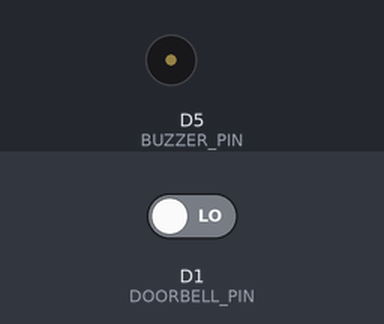
The sketch below on a simulated Arduino MKR. Shown: buzzer (waves = sounding). Inputs (shaded band) come from the test bench; at power-on: D1 (DOORBELL_PIN) LOW. WiFi joins after 1.5 s; servers stay silent unless stated.

Above: at 3.0 s.
3.1 s: D1 (DOORBELL_PIN) driven HIGH
At 3.5 s:
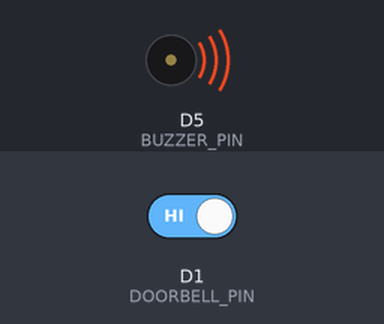
Timing chart, 0 to 6.1 s (numbered marks = the images above; inputs shaded):
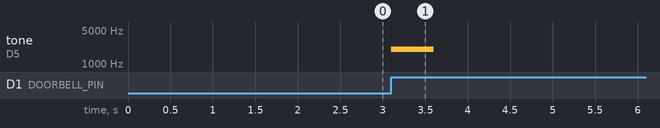

Measured:
- after the input at 3.1 s, tone on D5 (BUZZER_PIN): silent → 2000 Hz at once, → silent 0.50 s later

The sketch:

MKR_WIFI_1010_main.ino
```cpp
#include "MKR_HeaderFile.h"

//DOORBELL

WidgetBridge bridge1(V1); // Bridge widget on virtual pin 1 to allow connection to WristBand
BlynkTimer batterytimer; // Timer
BlynkTimer vibrationTimer;  //Vibration code
BlynkTimer reconnectionTimer;
int phoneNotifications;
volatile bool pinChanged = false;
volatile bool playBuzzer = false;
volatile int pinValue = 0;
volatile int reCnctFlag;  // Reconnection Flag
volatile int reCnctCount = 0;  // Reconnection counter


void setup() {
  connectWifi();
  setPinMode();
  attachInterrupt(digitalPinToInterrupt(DOORBELL_PIN), checkPin, CHANGE);
  batterytimer.setInterval(5000L, checkBatteryVoltage);
}


void loop() {
  batterytimer.run();
  reconnectionTimer.run();
  if(Blynk.connected())
  {
    Blynk.run(); //BLYNK connection
  }
  else if(reCnctFlag == 0)
  {
    reCnctFlag = 1;  // Set reconnection Flag
    reconnectionTimer.setTimeout(30000L, []()
    {  // Lambda Reconnection Timer Function
      reCnctFlag = 0;  // Reset reconnection Flag
      reCnctCount++;  // Increment reconnection Counter
      Blynk.connect();  // Try to reconnect to the server
    }); //End timer function
  }

  if (pinChanged)
  {
    // Process the value inside loop since interrupts cant send messages through wifi
    if (pinValue)
    {
      sendNotifications();
      tone(BUZZER_PIN,2000,500);

    }
    else
    {

    }
    pinChanged = false;
  }


}

void turnOffBuzzer()
{
  noTone(BUZZER_PIN);
}

void checkPin()
{
  // Invert value, since button is "Active LOW"
  pinValue = digitalRead(DOORBELL_PIN);
  pinChanged = true;
  //Serial.print("inside Interrupt");
}

void sendNotifications()
{
  bridge1.virtualWrite(WRISTBANDNOTIFPIN,HIGH);
  if(phoneNotifications)
  {
    Blynk.notify("Someone is at the door!");
  }

}

void setPinMode()
{
  pinMode(DOORBELL_PIN, INPUT);
}

void checkBatteryVoltage()
{
  int sensorValue = analogRead(ADC_BATTERY);
  float voltage = sensorValue * (4.25 / 1023.0);
  Blynk.virtualWrite(V1,voltage);
  if(voltage<=3.5 &&phoneNotifications == 1)
  {
    Blynk.notify("Recharge doorbell battery!!");
  }

  if(voltage>=4.2 && phoneNotifications == 1)
  {
    Blynk.notify("Fully Charged Doorbell!");
  }

}

//vibration motor testing -- REMOVE FROM HERE


//Simulate doorbell code
BLYNK_WRITE(V0)
{
  int pinValue = param.asInt();
  if(pinValue)
  {
    Blynk.notify("Family Alert!");
    bridge1.virtualWrite(WRISTBANDNOTIFPIN,HIGH);
  }
}

BLYNK_WRITE(V2)
{
  phoneNotifications = param.asInt();
}

BLYNK_CONNECTED() {
    Blynk.syncAll();
    bridge1.setAuthToken(BRACELET_AUTH_CODE); // AuthToken For bracelet
}
```

MKR_HeaderFile.h
```cpp
/* MKR_HeaderFile.h
DOORBELL
File used to define the functions that will be needed
as the project progesses.
 */

#define WIFI_NAME "Sohail" //Engg4Life
#define WIFI_PASSWORD "251171052221"//ginger123
#define DOORBELL_AUTH_CODE "JfE879N0pHv0y-XdwGikomp5jcWfkiwf"
#define BRACELET_AUTH_CODE "eAM0Uf0tMVNlh0qZR6re0pgirGfdnEev"
#define DOORBELL_PIN 1
#define DOORBELL_PRESSED 1
#define DOORBELL_NOTPRESSED 0
#define DOORBELLTOWRIST V1
#define BUZZER_PIN 5
#define WRISTBANDNOTIFPIN V4

#include <WiFiNINA.h>
#include <BlynkSimpleWiFiNINA.h> //BLYNK library


 void connectBluetooth(); // again will probably not need this
 void connectWifi(); //Connects to BLYNK App through Wifi
 boolean doorbellButtonPressed(); //Check if doorbell button is pressed
 void sendPhoneNotif(); //Send the phone notification
 void sendWristBandNotif(); // Send the wristband notification
 void putMKRtoSleep(); //battery life saving techinique, will need to implement for the final product.
 void checkBatteryVoltage();
 void vibrationTest();
 void vibrationOff();
 void turnOffBuzzer();

 //DEBUGGING
 void flipflop();
```

connectWifi.ino
```cpp
#include "MKR_HeaderFile.h"

void connectWifi(){
  /*This function will be used to connect the MKR 1010 Arduino with the house wifi and BLYNK
   */

    char network_name[] = WIFI_NAME; //Put your wifi network name here
    char network_password[] = WIFI_PASSWORD; //Put your wifi password here
    char auth[] = DOORBELL_AUTH_CODE;

    Blynk.begin(auth, network_name, network_password); // connect to BLYNK cloud


    }
```
